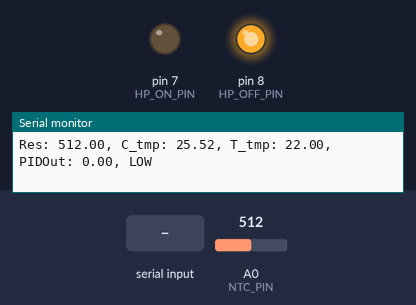
The sketch below on a simulated Arduino Uno, built with avr-gcc and run on an emulated ATmega328P. On the bench: output pins drawn as LEDs (lit = HIGH), the last lines printed to the serial monitor. Inputs (shaded band) come from the test bench; at power-on: A0 (NTC_PIN) = 512.

Above: at 1.2 s.
1.3 s: A0 (NTC_PIN) set to 716
4.3 s: "90,45\n" received over Serial
At 5.04 s:
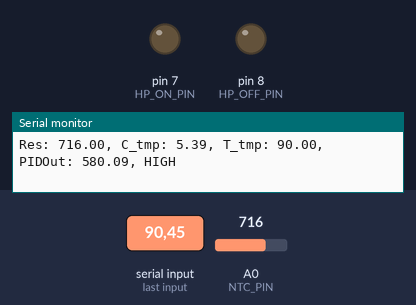
7.3 s: "5\n" received over Serial
10.3 s: A0 (NTC_PIN) set to 12
At 10.8 s:
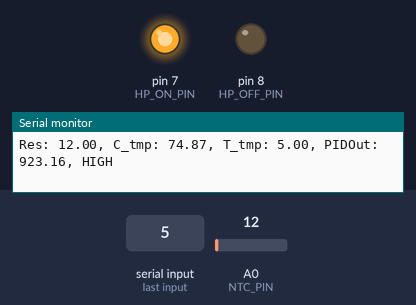
13.3 s: A0 (NTC_PIN) set to 337
16.3 s: A0 (NTC_PIN) set to 359
Timing chart, 0 to 19.3 s (numbered marks = the images above; inputs shaded):
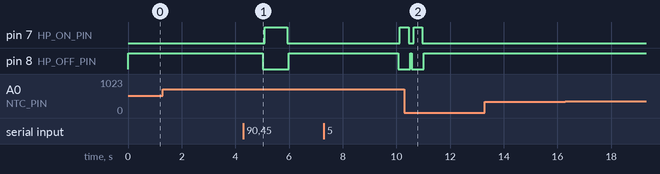

The sketch:

PID_Test.ino
```cpp
#include <PID_v1.h>

int HP_ON_PIN = 7;
int HP_OFF_PIN = 8;
int NTC_PIN = A0;

float yL = 12.1;
float yU = 49.9;
float xL = 648.0;
float xU = 265.0;

float resistance;
double target_temp = 22;
double current_temp;
double PIDoutput;
bool heater_state;

int windowSize = 5000;
unsigned long windowStartTime;

//Specify the links and initial tuning parameters
PID myPID(&current_temp, &PIDoutput, &target_temp, 2, 5, 1, DIRECT);


float float_map(float x, float xL, float xU, float yL, float yU) {
  // Maps the value of x to the upper and lower Y bounds, in linear relation to the upper and lower X bounds.
  // Returns values as floats to n d.p., and can extrapolate beyond bounds.
  if (((xU-xL) > 0.01) or ((xU-xL) < -0.01)){
    return (((yU-yL)/(xU-xL)) * (x-xL) + yL);
  }
  else {
    return -100000000;
  }
}


void setup()
{
  Serial.begin(9600);

  // Assign pin functions
  pinMode(NTC_PIN, INPUT);
  pinMode(HP_ON_PIN, OUTPUT);
  pinMode(HP_OFF_PIN, OUTPUT);
  // Set heatpump pins to low just in case
  digitalWrite(HP_ON_PIN, LOW);
  digitalWrite(HP_OFF_PIN, LOW);

  // Start the PID clock
  windowStartTime = millis();

  // Assign the PID cycle period (macroscopic)
  myPID.SetOutputLimits(0, windowSize);

  // Turn the PID on
  myPID.SetMode(AUTOMATIC);
}


void loop()
{
  resistance = analogRead(NTC_PIN);
  current_temp = float_map(resistance, xL, xU, yL, yU);
  Serial.print("Res: ");
  Serial.print(resistance);
  Serial.print(", C_tmp: ");
  Serial.print(current_temp);

  if (Serial.available() > 0) {
    target_temp = Serial.parseInt();
    while (Serial.available() > 0) {
      Serial.read();
    }
  }

  Serial.print(", T_tmp: ");
  Serial.print(target_temp);

  myPID.Compute();

  Serial.print(", PIDOut: ");
  Serial.print(PIDoutput);

  unsigned long now = millis();
  if (now - windowStartTime > windowSize)
  { // Reset the starttime of the current cycle
    windowStartTime = now;
  }
  if (PIDoutput > now - windowStartTime) {
    // If we are in the HIGH part of the cycle
    if (digitalRead(HP_OFF_PIN) != HIGH) {
      // Other output MUST BE LOW before writing this, to avoid shorting H-bridge
      digitalWrite(HP_ON_PIN, HIGH);
    }
    digitalWrite(HP_OFF_PIN, LOW);
    Serial.print(", HIGH");
  }
  else {
    // If we are in the HIGH part of the cycle
    if (digitalRead(HP_ON_PIN) != HIGH) {
      // Other output MUST BE LOW before writing this, to avoid shorting H-bridge
      digitalWrite(HP_OFF_PIN, HIGH);
    }
    digitalWrite(HP_ON_PIN, LOW);
    Serial.print(", LOW");
  }
  Serial.println();
}
```

Measured:
- after the input at 10.3 s, pin 7 (HP_ON_PIN): HIGH → LOW after 0.15 s instead of 0.99 s; pin 8 (HP_OFF_PIN): LOW → HIGH after 0.22 s instead of 1.1 s
